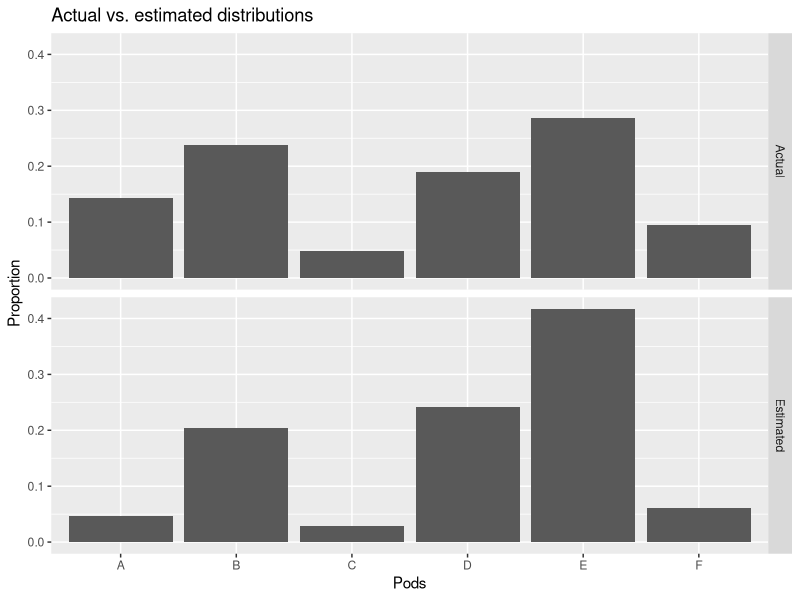

Recreate this plot in R.
## ---- chunk 1
library(tidyverse)
## ---- chunk 2
# Enter results below with one vector
# for each participant.

results <-
  c(7, 25, 2, 1, 0, 0) +
  c(0, 0, 1, 10, 20, 2) +
  c(2, 12, 1, 2, 10, 5) +
  c(0, 0, 0, 12, 21, 2) +
  c(1, 6, 2, 10, 7, 2) +
  c(0, 0, 0, 16, 30, 2)
results
## ---- chunk 3
pods <- LETTERS[1:6]
pod_values <- c(3, 5, 1, 4, 6, 2)
scaled_pod_values <- pod_values/sum(pod_values)
scaled_results <- results/sum(results)
df_actual <- tibble(pods,
                    values = scaled_pod_values,
                    which = "Actual")
df_estimated <- tibble(pods,
                       values = scaled_results,
                       which = "Estimated")
df_final <- bind_rows(df_actual, df_estimated)
df_final
## ---- chunk 4
ggplot(df_final, aes(y = values, x = pods)) +
    geom_col() +
    facet_grid(which ~ .) +
    labs(title = "Actual vs. estimated distributions",
         y = "Proportion",
         x = "Pods")
